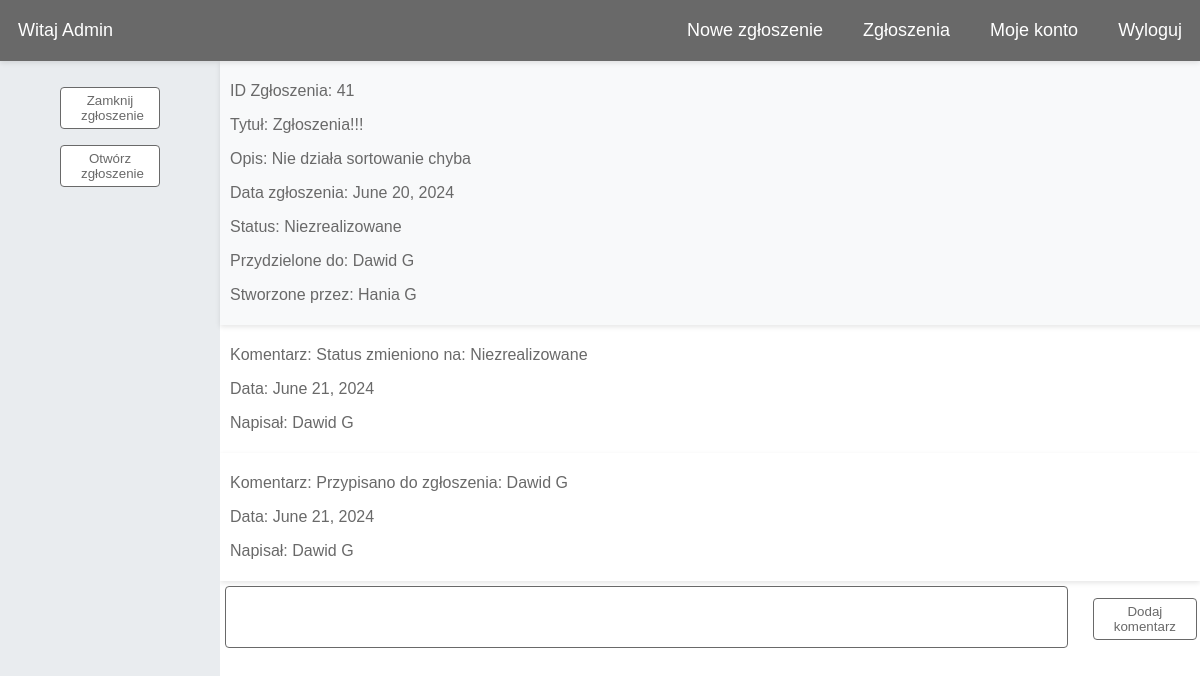
Page /myapp/logged_in/tickets/41/ (signed in) on the committed database.
### myapp/models.py (models this page shows)
class Ticket(models.Model):
    ticketID = models.AutoField(primary_key=True)
    ticketCreator = models.ForeignKey(User, related_name='created_tickets', on_delete=models.PROTECT)
    ticketTitle = models.CharField(max_length=255)
    ticketDescription = models.TextField(max_length=1024)
    ticketCreationDate = models.DateField(default=datetime.now)
    ticketStatus = models.IntegerField(default=0)
    ticketTechnician = models.ForeignKey(User, related_name='assigned_tickets', on_delete=models.PROTECT, null=True, blank=True)

class User(models.Model):
    userID = models.AutoField(primary_key=True)
    userLogin = models.CharField(max_length=255, unique=True)
    userPassword = models.CharField(max_length=255)
    userFirstName = models.CharField(max_length=255)
    userLastName = models.CharField(max_length=255)
    userRole = models.IntegerField(default=0)
    userPhoneNumber = models.CharField(max_length=20, blank=True)

class Comment(models.Model):
    commentID = models.AutoField(primary_key=True)
    commentTicket = models.ForeignKey(Ticket, related_name='assigned_ticket', on_delete=models.PROTECT)
    commentCreator = models.ForeignKey(User, related_name='created_comment', on_delete=models.PROTECT)
    commentCreationDate = models.DateField(default=datetime.now)
    commentDescription = models.TextField()

### myapp/views.py (the view, shortened to what this page needs)
# urls.py: path('myapp/logged_in/tickets/<int:ticket_id>/', views.display_ticket_detail, name='display_ticket_detail'),
def display_ticket_detail(request, ticket_id):
    if request.session.has_key('username'):
        username = request.session['username']
        context = {
            'admins': User.objects.filter(userRole=2),
            'role': request.session['role'],
            'username': username,
            'ticket_detail': Ticket.objects.select_related('ticketCreator', 'ticketTechnician').filter(ticketID=ticket_id),
            'form': FormAddComent,
            'ticket_comments': Comment.objects.select_related('commentCreator').filter(commentTicket=ticket_id),
        }
        return render(request, 'ticket_related/ticket_detail.html', context)
    else:
        return redirect('check_password')

### myapp/templates/ticket_related/ticket_detail.html (shortened to what this page needs)
<!DOCTYPE html>
<html lang="en">
<head>
    {% load static %}
    <link rel="stylesheet" href="{%static 'myapp/style2.css'%}">
</head>
<body>
    <div class="top-fixed">
        {% include 'universal/options_bar.html' %}
    </div>
    <div class="wrapper">
        <div class="side-fixed">
            {% include 'ticket_related/ticket_options.html' %}
        </div>
        <div class="content">
            {% include 'ticket_related/list_ticket_detalis.html' %}
        </div>
    </div>
</body>
</html>

### myapp/templates/universal/options_bar.html (shortened to what this page needs)
  <div class="group">
    <a class="greeting"> Witaj {{username}} </a>
  </div>
  <div class="group">
    <a class="item" href="{% url 'create_ticket' %}" >Nowe zgłoszenie</a>
    <a class="item" href="{% url 'display_tickets' %}">Zgłoszenia</a>
    <a class="item" href="{% url 'display_my_profile' %}">Moje konto</a>
    <a class="item" href="{% url 'logout' %}">Wyloguj</a>
  </div>

### myapp/templates/ticket_related/ticket_options.html (shortened to what this page needs)
{% for ticket in ticket_detail %}
<p><a href="{% url 'close_ticket' ticket.ticketID %}">
    <button class="buttonDelete">Zamknij zgłoszenie</button>
</a></p>
<p><a href="{% url 'open_ticket' ticket.ticketID %}">
    <button class="buttonEdit">Otwórz zgłoszenie</button>
</a></p>
{% endfor %}

### myapp/templates/ticket_related/list_ticket_detalis.html (shortened to what this page needs)
{% for ticket in ticket_detail %}
<div class="ticketDetailsHeader">
    <p>ID Zgłoszenia: {{ ticket.ticketID }}</p>
    <p>Tytuł: {{ ticket.ticketTitle }}</p>
    <p>Opis: {{ ticket.ticketDescription }}</p>
    <p>Data zgłoszenia: {{ ticket.ticketCreationDate }}</p>
    <p>Status:
        {% if ticket.ticketStatus == 0 %}
        Niezrealizowane
        {% elif ticket.ticketStatus == 1 %}
        Zrealizowane
        {% endif %}</p>
    <p>Przydzielone do:
        {% if ticket.ticketTechnician %}
        {{ ticket.ticketTechnician.userFirstName }} {{ ticket.ticketTechnician.userLastName }}
        {% else %}
        -
        {% endif %}
    </p>
    <p>Stworzone przez: {{ ticket.ticketCreator.userFirstName }} {{ ticket.ticketCreator.userLastName }}</p>
</div>
{% endfor %}
<div class="ticketDetails">
    {% for comment in ticket_comments %}
    <div class="ticketDetailsS" style="z-index: {% widthratio forloop.counter 1 -1 %};">
        <p>Komentarz: {{ comment.commentDescription }}</p>
        <p>Data: {{ comment.commentCreationDate }}</p>
        <p>Napisał: {{ comment.commentCreator.userFirstName }} {{ comment.commentCreator.userLastName }}</p>
    </div>
    {% endfor %}
    <form method="POST">
        <table>
            <tbody>
                <tr>
                    <td width="100%">{{ form.commentContent }}</td>
                    <td width="" class="createTicketTitle">
                        <button type="submit">Dodaj komentarz</button>
                    </td>
                </tr>
            </tbody>
        </table>
    </form>
</div>

### myapp/static/myapp/style2.css (style rules this page uses)
body { margin: 0; display: flex; flex-direction: column; height: 100vh; overflow: hidden; }
.top-fixed { flex: 0 0 50px; width: 100%; background-color: #696969; box-shadow: 0 2px 5px rgba(0, 0, 0, 0.1); z-index: 2; display: flex; justify-content: space-between; box-sizing: border-box; }
.wrapper { display: flex; flex: 1; overflow: hidden; }
.side-fixed { flex: 0 0 200px; height: calc(100vh - 50px); background-color: #e9ecef; padding: 10px; text-align: center; }
.content { flex: 1; display: flex; flex-direction: column; }
a:link { text-decoration: none; }
.greeting, .item { background-color: transparent; display: inline-block; box-sizing: border-box; padding: 20px 18px; font-family: Arial; font-size: 18px; color: #FFFFFF; }
input, textarea { padding: 5px 5px; margin: 5px 0px; border: 1px solid #696969; border-radius: 4px; background-color: #FFFFFF; font-family: Arial; font-size: 14px; color: #696969; }
label, ul, li, p { font-family: Arial; font-size: 16px; color: #696969; }
button, select, option { padding: 5px 20px; background-color: #ffffff; color: #696969; border-radius: 4px; border: 1px solid #696969; transition-duration: 0.4s; cursor: pointer; }
.buttonEdit, .buttonArchive, .buttonDelete { width: 100px; }
table, th, td { border: 0px solid; }
.ticketDetailsHeader { flex: 0 0 50px; width: 100%; margin: 0px; padding: 5px 10px; box-shadow: 0 2px 5px rgba(0, 0, 0, 0.1); background-color: #f8f9fa; z-index: 1; }
.ticketDetailsS { flex: 0 0 50px; width: 100%; margin: 0px; padding: 5px 10px; box-shadow: 0 2px 5px rgba(0, 0, 0, 0.1); background-color: #ffffff; box-sizing: border-box; }

### rows in the picture
Ticket: ticketID "41", ticketTitle "Zgłoszenia!!!", ticketDescription "Nie działa sortowanie chyba", ticketCreationDate "June 20, 2024", ticketStatus "Niezrealizowane", ticketTechnician.userFirstName "Dawid", ticketTechnician.userLastName "G", ticketCreator.userFirstName "Hania", ticketCreator.userLastName "G"
Comment: commentDescription "Status zmieniono na: Niezrealizowane", commentCreationDate "June 21, 2024", commentCreator.userFirstName "Dawid", commentCreator.userLastName "G"
Comment: commentDescription "Przypisano do zgłoszenia: Dawid G", commentCreationDate "June 21, 2024", commentCreator.userFirstName "Dawid", commentCreator.userLastName "G"

### other values in the picture
{{ username }} "Admin"
